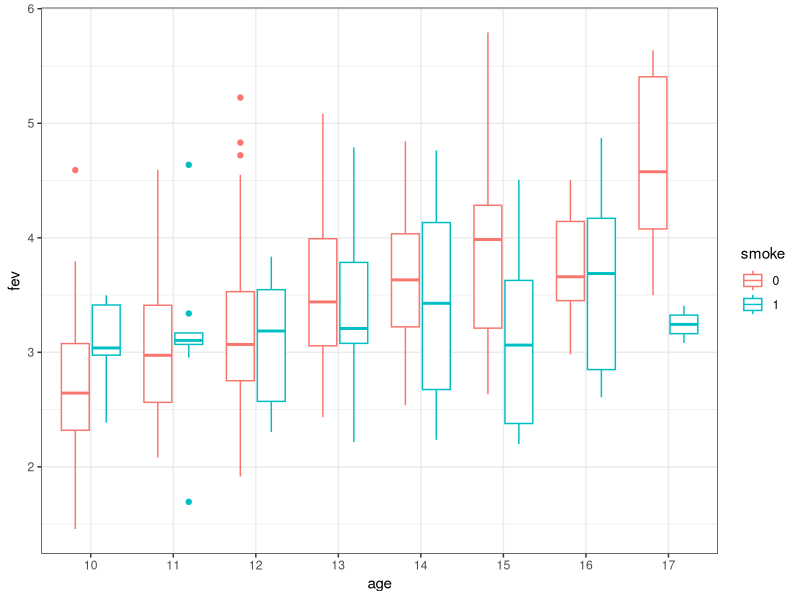

Reproduce this figure in R.
## ---- chunk 1
knitr::opts_chunk$set(echo = TRUE)
## ---- chunk 2
library(tidyverse)
fev <- read_csv("datasets/fev.csv")
library(knitr)
library(kableExtra)
## ---- chunk 3
fev %>%
  filter(age > 16) %>%
  rename(`Age (years)` = age) %>%
  mutate(Sex = ifelse(sex == 1, "Male", "Female")) %>%
  mutate(Smoker = ifelse(smoke == 1, "Yes", "No")) %>%
  group_by(`Age (years)`, Sex, Smoker) %>%
  summarise("Sample size" = n(), 
            "Mean FEV (L)" = mean(fev) %>% round(2)) %>%
  kable %>%
  kable_styling(full_width = F,  
                bootstrap_options = c("bordered","striped")) %>%
  column_spec(1, border_left = T) %>%
  column_spec(3, border_right = T) %>%
  column_spec(5, bold = T, border_right = T) 
## ---- chunk 4
fev %>%
  filter(age < 18 & age > 9) %>%
  mutate(sex = as.character(sex),
         smoke = as.character(smoke),
         age = as.factor(age)) %>%
  ggplot(aes(x = age, y = fev, col = smoke)) +
  geom_boxplot() + theme_bw()
